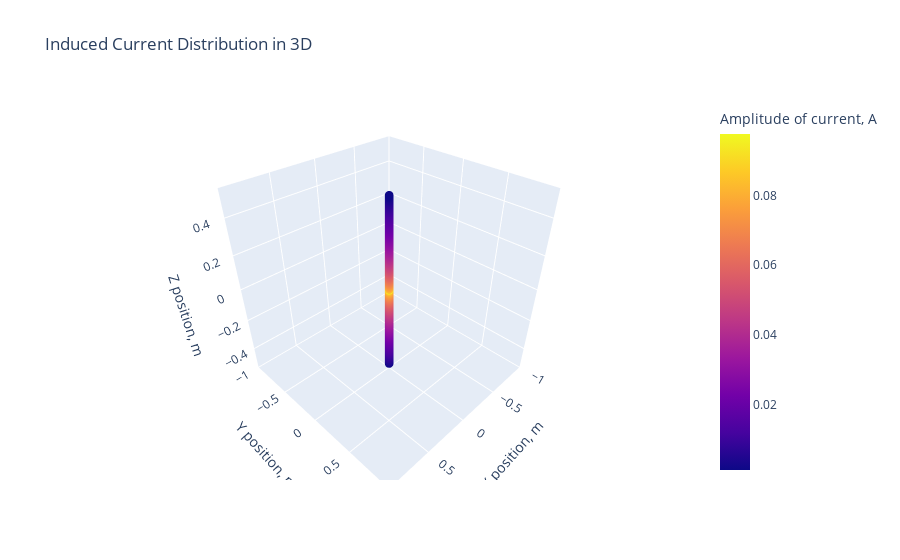

Source (notebook cell):
### Code cell
import numpy as np
import plotly.graph_objects as go

def current_distribution_3d (R, current):
    fig = go.Figure()
    fig.add_trace(go.Scatter3d(
        x=R[:,0],
        y=R[:,1],
        z=R[:,2],
        mode='markers',
        marker=dict(
            size=3,
            color=np.abs(current),
            colorscale='plasma',
            showscale=True,
            colorbar=dict(title='Amplitude of current, A')
        )
    ))
    fig.update_layout(
        title='Induced Current Distribution in 3D',
        scene=dict(
            xaxis_title='X position, m',
            yaxis_title='Y position, m',
            zaxis_title='Z position, m'
        )
    )
    fig.show()
current_distribution_3d(R,current)

### Figure 1 — Plotly figure (JSON) as saved in the notebook; plotly's stock layout.template omitted (floating-point values rounded to 4 significant figures; data arrays with more than 128 entries replaced by an {"elided": "..."} marker saying what was removed)
{"data": [{"marker": {"color": {"elided": "500 float values"}, "colorbar": {"title": {"text": "Amplitude of current, A"}}, "colorscale": [[0, "#0d0887"], [0.1111, "#46039f"], [0.2222, "#7201a8"], [0.3333, "#9c179e"], [0.4444, "#bd3786"], [0.5556, "#d8576b"], [0.6667, "#ed7953"], [0.7778, "#fb9f3a"], [0.8889, "#fdca26"], [1, "#f0f921"]], "showscale": true, "size": 3}, "mode": "markers", "type": "scatter3d", "x": {"elided": "500 int values"}, "y": {"elided": "500 int values"}, "z": {"elided": "500 float values"}}], "layout": {"scene": {"xaxis": {"title": {"text": "X position, m"}}, "yaxis": {"title": {"text": "Y position, m"}}, "zaxis": {"title": {"text": "Z position, m"}}}, "title": {"text": "Induced Current Distribution in 3D"}}}
